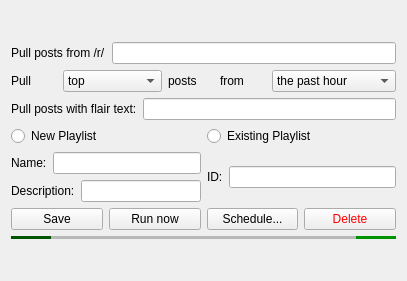
<?xml version="1.0" encoding="UTF-8"?>
<ui version="4.0">
 <class>single_subreddit</class>
 <widget class="QWidget" name="single_subreddit">
  <property name="geometry">
   <rect>
    <x>0</x>
    <y>0</y>
    <width>407</width>
    <height>281</height>
   </rect>
  </property>
  <property name="sizePolicy">
   <sizepolicy hsizetype="Preferred" vsizetype="Minimum">
    <horstretch>0</horstretch>
    <verstretch>0</verstretch>
   </sizepolicy>
  </property>
  <property name="windowTitle">
   <string>single_subreddit</string>
  </property>
  <layout class="QGridLayout" name="gridLayout">
   <item row="0" column="0">
    <layout class="QVBoxLayout" name="subreddit_vb" stretch="0,0,0,0,0,0">
     <item>
      <layout class="QHBoxLayout" name="post_subreddit_hb">
       <item>
        <widget class="QLabel" name="pre_subreddit_entry_label">
         <property name="text">
          <string>Pull posts from /r/</string>
         </property>
        </widget>
       </item>
       <item>
        <widget class="QLineEdit" name="subreddit_entry_textbox"/>
       </item>
      </layout>
     </item>
     <item>
      <layout class="QHBoxLayout" name="post_sorting_hb">
       <item>
        <widget class="QLabel" name="pre_sorting_label">
         <property name="text">
          <string>Pull</string>
         </property>
        </widget>
       </item>
       <item>
        <widget class="QComboBox" name="sorting_method_combo">
         <item>
          <property name="text">
           <string>top</string>
          </property>
         </item>
         <item>
          <property name="text">
           <string>hot</string>
          </property>
         </item>
         <item>
          <property name="text">
           <string>new</string>
          </property>
         </item>
         <item>
          <property name="text">
           <string>rising</string>
          </property>
         </item>
         <item>
          <property name="text">
           <string>controversial</string>
          </property>
         </item>
        </widget>
       </item>
       <item>
        <widget class="QLabel" name="post_sorting_label">
         <property name="text">
          <string>posts</string>
         </property>
        </widget>
       </item>
       <item>
        <widget class="QLabel" name="pre_top_time_label">
         <property name="text">
          <string>from</string>
         </property>
        </widget>
       </item>
       <item>
        <widget class="QComboBox" name="top_time_combo">
         <item>
          <property name="text">
           <string>the past hour</string>
          </property>
         </item>
         <item>
          <property name="text">
           <string>the past 24 hours</string>
          </property>
         </item>
         <item>
          <property name="text">
           <string>the past week</string>
          </property>
         </item>
         <item>
          <property name="text">
           <string>the past month</string>
          </property>
         </item>
         <item>
          <property name="text">
           <string>the past year</string>
          </property>
         </item>
         <item>
          <property name="text">
           <string>all time</string>
          </property>
         </item>
        </widget>
       </item>
      </layout>
     </item>
     <item>
      <layout class="QHBoxLayout" name="post_flair_hb">
       <item>
        <widget class="QLabel" name="pre_flair_label">
         <property name="text">
          <string>Pull posts with flair text:</string>
         </property>
        </widget>
       </item>
       <item>
        <widget class="QLineEdit" name="post_flair_textbox"/>
       </item>
      </layout>
     </item>
     <item>
      <layout class="QVBoxLayout" name="verticalLayout_2">
       <item>
        <layout class="QHBoxLayout" name="horizontalLayout_2">
         <property name="sizeConstraint">
          <enum>QLayout::SetDefaultConstraint</enum>
         </property>
         <item>
          <widget class="QRadioButton" name="new_pl_radio">
           <property name="text">
            <string>New Playlist</string>
           </property>
          </widget>
         </item>
         <item>
          <widget class="QRadioButton" name="existing_pl_radio">
           <property name="text">
            <string>Existing Playlist</string>
           </property>
          </widget>
         </item>
        </layout>
       </item>
       <item>
        <layout class="QHBoxLayout" name="horizontalLayout_3">
         <item>
          <layout class="QVBoxLayout" name="new_playlist_vb">
           <item>
            <layout class="QHBoxLayout" name="new_pl_name_hb">
             <item>
              <widget class="QLabel" name="new_pl_name_label">
               <property name="sizePolicy">
                <sizepolicy hsizetype="Preferred" vsizetype="Preferred">
                 <horstretch>0</horstretch>
                 <verstretch>0</verstretch>
                </sizepolicy>
               </property>
               <property name="text">
                <string>Name:</string>
               </property>
              </widget>
             </item>
             <item>
              <widget class="QLineEdit" name="new_pl_name_textbox"/>
             </item>
            </layout>
           </item>
           <item>
            <layout class="QHBoxLayout" name="new_pl_desc_hb">
             <item>
              <widget class="QLabel" name="new_pl_desc_label">
               <property name="text">
                <string>Description:</string>
               </property>
              </widget>
             </item>
             <item>
              <widget class="QLineEdit" name="new_pl_desc_textbox"/>
             </item>
            </layout>
           </item>
          </layout>
         </item>
         <item>
          <layout class="QVBoxLayout" name="existing_playlist_vb">
           <item>
            <layout class="QHBoxLayout" name="horizontalLayout_4">
             <item>
              <widget class="QLabel" name="existing_pl_id_label">
               <property name="text">
                <string>ID:</string>
               </property>
              </widget>
             </item>
             <item>
              <widget class="QLineEdit" name="existing_pl_id_textbox"/>
             </item>
            </layout>
           </item>
          </layout>
         </item>
        </layout>
       </item>
      </layout>
     </item>
     <item>
      <layout class="QHBoxLayout" name="main_buttons_hb">
       <item>
        <widget class="QPushButton" name="save_button">
         <property name="text">
          <string>Save</string>
         </property>
        </widget>
       </item>
       <item>
        <widget class="QPushButton" name="run_now_button">
         <property name="text">
          <string>Run now</string>
         </property>
        </widget>
       </item>
       <item>
        <widget class="QPushButton" name="schedule_button">
         <property name="text">
          <string>Schedule...</string>
         </property>
        </widget>
       </item>
       <item>
        <widget class="QPushButton" name="delete_button">
         <property name="cursor">
          <cursorShape>ArrowCursor</cursorShape>
         </property>
         <property name="styleSheet">
          <string notr="true">color: red</string>
         </property>
         <property name="text">
          <string>Delete</string>
         </property>
        </widget>
       </item>
      </layout>
     </item>
     <item>
      <widget class="Line" name="line">
       <property name="styleSheet">
        <string notr="true">background-color: green</string>
       </property>
       <property name="lineWidth">
        <number>40</number>
       </property>
       <property name="midLineWidth">
        <number>40</number>
       </property>
       <property name="orientation">
        <enum>Qt::Horizontal</enum>
       </property>
      </widget>
     </item>
    </layout>
   </item>
  </layout>
 </widget>
 <layoutdefault spacing="6" margin="11"/>
 <resources/>
 <connections/>
</ui>
